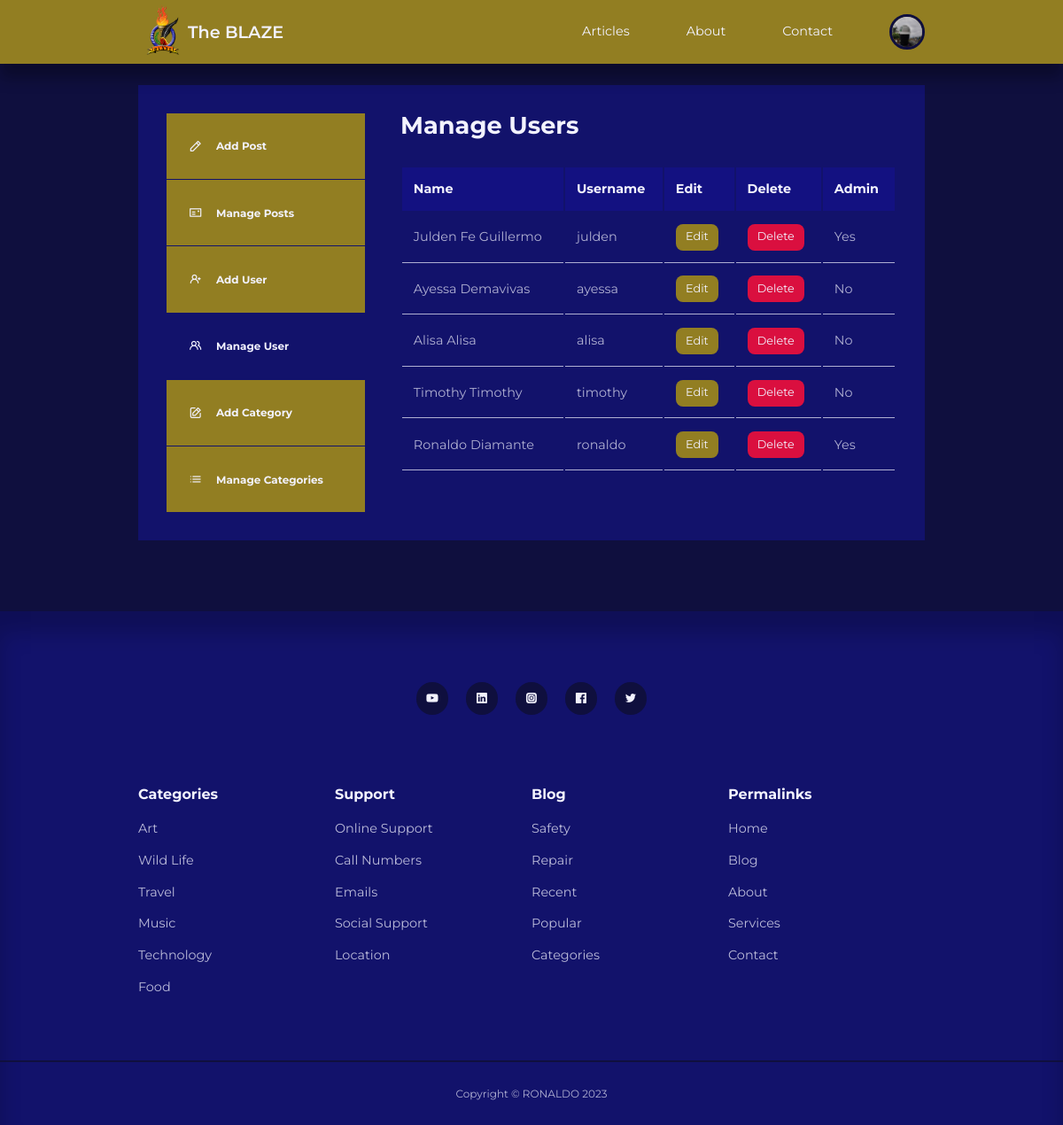
The page /admin/manage-users.php (signed in) on the database its author committed.
### tables this page shows
CREATE TABLE `users` (
  `id` int(11) UNSIGNED NOT NULL,
  `firstname` varchar(50) NOT NULL,
  `lastname` varchar(50) NOT NULL,
  `username` varchar(50) NOT NULL,
  `email` varchar(100) NOT NULL,
  `password` varchar(255) NOT NULL,
  `avatar` varchar(255) NOT NULL,
  `is_admin` tinyint(1) NOT NULL
);

### admin/components/header.php (called while the page is built, shortened)
<?php
require '../components/header.php';

### admin/manage-users.php (the view, shortened to what this page needs)
<?php
include 'components/header.php';
$current_admin_id = $_SESSION['user-id'];
$query = "SELECT * FROM users WHERE NOT id=$current_admin_id";
$users = mysqli_query($connection, $query);
?>
<section class="dashboard">
    <div class="container dashboard__container">
        <aside>
            <ul>
                <li>
                    <a href="add-post.php"><i class="uil uil-pen"></i>
                        <h5>Add Post</h5>
                    </a>
                </li>
                <li>
                    <a href="index.php"><i class="uil uil-postcard"></i>
                        <h5>Manage Posts</h5>
                    </a>
                </li>
                <?php if (isset($_SESSION['user_is_admin'])) : ?>
                    <li>
                        <a href="add-user.php"><i class="uil uil-user-plus"></i>
                            <h5>Add User</h5>
                        </a>
                    </li>
                    <li>
                        <a href="manage-users.php" class="active"><i class="uil uil-users-alt"></i>
                            <h5>Manage User</h5>
                        </a>
                    </li>
                    <li>
                        <a href="add-category.php"><i class="uil uil-edit"></i>
                            <h5>Add Category</h5>
                        </a>
                    </li>
                    <li>
                        <a href="manage-categories.php"><i class="uil uil-list-ul"></i>
                            <h5>Manage Categories</h5>
                        </a>
                    </li>
                <?php endif ?>
            </ul>
        </aside>
        <main>
            <h2>Manage Users</h2>
            <?php if (mysqli_num_rows($users) > 0) : ?>
                <table>
                    <thead>
                        <tr>
                            <th>Name</th>
                            <th>Username</th>
                            <th>Edit</th>
                            <th>Delete</th>
                            <th>Admin</th>
                        </tr>
                    </thead>
                    <tbody>
                        <?php while ($user = mysqli_fetch_assoc($users)) : ?>
                            <tr>
                                <td><?= "{$user['firstname']} {$user['lastname']}" ?></td>
                                <td><?= $user['username'] ?></td>
                                <td><a href="<?= ROOT_URL ?>admin/edit-user.php?id=<?= $user['id'] ?>" class="btn sm">Edit</a></td>
                                <td><a href="<?= ROOT_URL ?>admin/delete-user.php?id=<?= $user['id'] ?>" class="btn sm danger">Delete</a></td>
                                <td><?= $user['is_admin'] ? 'Yes' : 'No' ?></td>
                            </tr>
                        <?php endwhile ?>
                    </tbody>
                </table>
            <?php else : ?>
                <div class="alert__message error"><?= "No users found" ?></div>
            <?php endif ?>
        </main>
    </div>
</section>
<?php
include '../components/footer.php';
?>

### components/header.php (shortened to what this page needs)
<?php
require 'config/database.php';
if (isset($_SESSION['user-id'])) {
    $id = filter_var($_SESSION['user-id'], FILTER_SANITIZE_NUMBER_INT);
    $query = "SELECT avatar FROM users WHERE id=$id";
    $result = mysqli_query($connection, $query);
    $avatar = mysqli_fetch_assoc($result);
}
?>
<!DOCTYPE html>
<html lang="en">
<head>
    <link rel="stylesheet" href="<?= ROOT_URL ?>css/style.css">
    <link rel="stylesheet" href="https://unicons.iconscout.com/release/v4.0.0/css/line.css">
</head>
<body>
    <nav>
        <div class="container nav__container">
            <a href="<?= ROOT_URL ?>" class="nav__logo">
                <img src="<?= ROOT_URL ?>/components/blaze_logo.png">
                The BLAZE
            </a>
            <ul class="nav__items">
                <li><a href="<?= ROOT_URL ?>blog.php">Articles</a></li>
                <li><a href="<?= ROOT_URL ?>about.php">About</a></li>
                <li><a href="<?= ROOT_URL ?>contact.php">Contact</a></li>
                <?php if (isset($_SESSION['user-id'])) : ?>
                    <li class="nav__profile">
                        <div class="avatar">
                            <img src="<?= ROOT_URL . 'images/' . $avatar['avatar'] ?>">
                        </div>
                    </li>
                <?php else : ?>
                    <li><a href="<?= ROOT_URL ?>signin.php">Sign in</a></li>
                <?php endif ?>
            </ul>
        </div>
    </nav>

### css/style.css (style rules this page uses)
:root { --color-primary: #927e22; --color-primary-light: hsla(242, 100%, 54%, 0.18); --color-primary-variant: #beae62; --color-red: #da0f3f; --color-red-light: hsl(346, 87%, 46%, 15%); --color-green: #00c476; --color-green-light: hsl(156, 100%, 38%, 15%); --color-gray-900: #12126b; --color-gray-700: #131181; --color-gray-300: rgba(242, 242, 254, 0.3); --color-gray-200: rgba(242, 242, 254, 0.7); --color-white: #f2f2fe; --color-bg: #0f0f3e; --transition: all 300ms ease; --container-width-lg: 74%; --container-width-md: 88%; --form-width: 40%; --card-border-radius-1: 0.3rem; --card-border-radius-2: 0.5rem; --card-border-radius-3: 0.8rem; --card-border-radius-4: 2rem; --card-border-radius-5: 5rem; }
* { margin: 0; padding: 0; outline: 0; border: 0; appearance: 0; list-style: none; text-decoration: none; box-sizing: border-box; }
body { font-family: 'Montserrat', sans-serif; line-height: 1.6; color: var(--color-gray-200); overflow-x: hidden; background: var(--color-bg); font-size: 0.9rem; }
.container { width: var(--container-width-lg); max-width: 1800px; margin-inline: auto; }
section { margin-top: 3rem; width: 100vw; }
h1, h2, h3, h4, h5 { color: var(--color-white); line-height: 1.3; }
h2 { font-size: 1.7rem; margin: 1rem 0; }
a { color: var(--color-white); transition: var(--transition); }
img { display: block; width: 100%; object-fit: cover; }
nav { background: var(--color-primary); width: 100vw; height: 4.5rem; position: fixed; top: 0; z-index: 10; box-shadow: 0 1rem 1rem rgba(0, 0, 0, 0.3); }
.nav__container { height: 100%; display: flex; align-items: center; justify-content: space-between; }
.avatar { width: 2.5rem; height: 2.5rem; border-radius: 50%; overflow: hidden; border: 0.2rem solid var(--color-bg); }
.nav__logo { display: flex; align-items: center; font-weight: 600; font-size: 1.2rem; }
.nav__logo img { width: 3.5rem; height: 4rem; }
.nav__items { display: flex; align-items: center; gap: 4rem; }
.nav__profile { position: relative; cursor: pointer; }
.btn { display: inline-block; width: fit-content; padding: 0.6rem 1.2rem; background: var(--color-primary); border-radius: var(--card-border-radius-2); cursor: pointer; transition: var(--transition); color: var(--color-white); }
.btn.sm { padding: 0.3rem 0.7rem; font-size: 0.8rem; }
.btn.danger { background: var(--color-red); }
.dashboard { margin-top: 6rem; }
.dashboard__container { display: grid; grid-template-columns: 14rem auto; gap: 1rem; background: var(--color-gray-900); padding: 2rem; margin-bottom: 5rem; }
.dashboard aside a { background-color: var(--color-primary); display: flex; gap: 1rem; align-items: center; padding: 1.6rem; }
.dashboard aside ul li:not(:last-child) a { border-bottom: 1px solid var(--color-gray-900); }
.dashboard aside a.active { background-color: var(--color-gray-900); }
.dashboard main { margin-left: 1.5rem; }
.dashboard main h2 { margin: 0 0 2rem 0; line-height: 1; }
.dashboard main table { width: 100%; text-align: left; }
.dashboard main table th { background: var(--color-gray-700); padding: 0.8rem; color: var(--color-white); }
.dashboard main table td { padding: 0.8rem; border-bottom: 1px solid var(--color-gray-200); }

### rows shown on the page
users: avatar (picture)
users: firstname "Julden Fe", lastname "Guillermo", username "julden", is_admin "Yes"
users: firstname "Ayessa", lastname "Demavivas", username "ayessa", is_admin "No"
users: firstname "Alisa", lastname "Alisa", username "alisa", is_admin "No"
users: firstname "Timothy", lastname "Timothy", username "timothy", is_admin "No"
users: firstname "Ronaldo", lastname "Diamante", username "ronaldo", is_admin "Yes"
